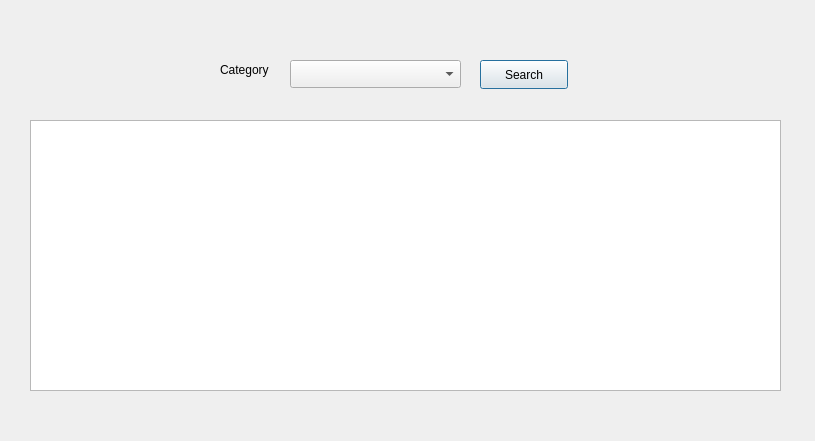
<?xml version="1.0" encoding="UTF-8"?>
<ui version="4.0">
 <class>select_s3</class>
 <widget class="QDialog" name="select_s3">
  <property name="geometry">
   <rect>
    <x>0</x>
    <y>0</y>
    <width>815</width>
    <height>441</height>
   </rect>
  </property>
  <property name="windowTitle">
   <string>Dialog</string>
  </property>
  <widget class="QComboBox" name="comboBox">
   <property name="geometry">
    <rect>
     <x>290</x>
     <y>60</y>
     <width>171</width>
     <height>28</height>
    </rect>
   </property>
  </widget>
  <widget class="QLabel" name="label">
   <property name="geometry">
    <rect>
     <x>220</x>
     <y>60</y>
     <width>62</width>
     <height>20</height>
    </rect>
   </property>
   <property name="text">
    <string>Category</string>
   </property>
  </widget>
  <widget class="QPushButton" name="btn_search">
   <property name="geometry">
    <rect>
     <x>480</x>
     <y>60</y>
     <width>88</width>
     <height>29</height>
    </rect>
   </property>
   <property name="text">
    <string>Search</string>
   </property>
  </widget>
  <widget class="QTableWidget" name="tableWidget">
   <property name="geometry">
    <rect>
     <x>30</x>
     <y>120</y>
     <width>751</width>
     <height>271</height>
    </rect>
   </property>
  </widget>
 </widget>
 <resources/>
 <connections/>
</ui>
